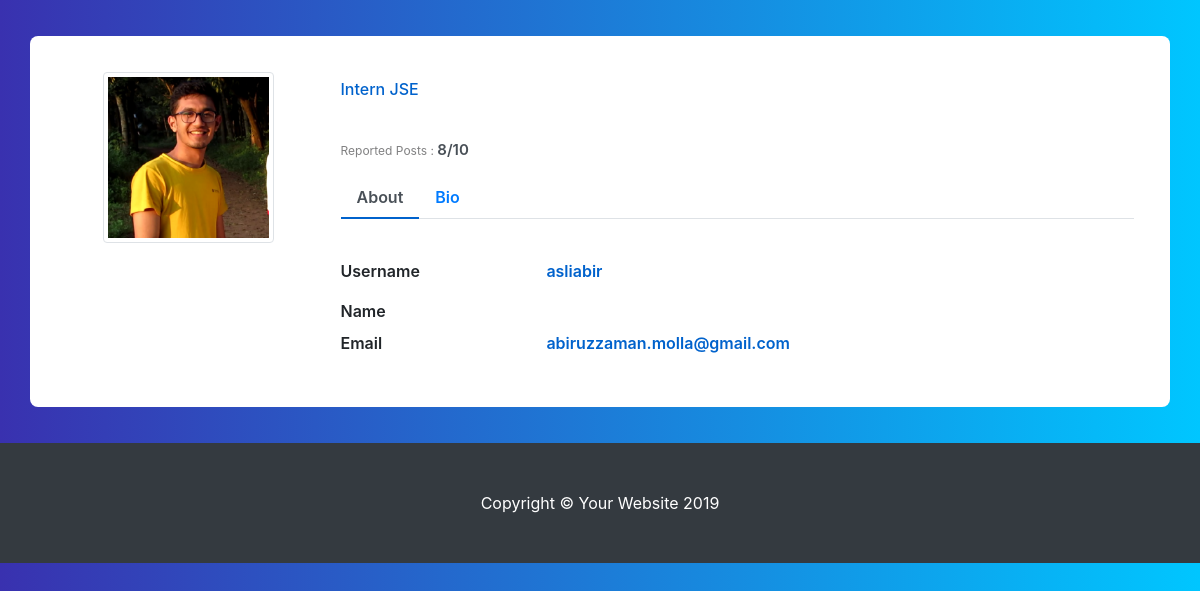
Page /userprofile.php?uid=1 on the committed database.
### tables this page shows
CREATE TABLE `tbl_user` (
  `uid` int(10) NOT NULL,
  `username` varchar(30) NOT NULL,
  `fullName` varchar(60) DEFAULT NULL,
  `image` varchar(200) DEFAULT NULL,
  `title` varchar(50) DEFAULT NULL,
  `email` varchar(100) NOT NULL,
  `password` varchar(30) NOT NULL,
  `bio` varchar(5000) DEFAULT NULL,
  `role` tinyint(2) NOT NULL DEFAULT '1'
);

### userprofile.php (the view, shortened to what this page needs)
<?php include "db/conn.php"; ?>
<!DOCTYPE html>
<html lang="en">
<head>
    <link href="http://maxcdn.bootstrapcdn.com/bootstrap/4.1.1/css/bootstrap.min.css" rel="stylesheet" id="bootstrap-css">
</head>
<body>
    <?php if (!isset($_GET['uid'])) {
        header("Location: index.php");
    } else {
        $id = $_GET['uid'];
        $query = "SELECT * FROM `tbl_user` WHERE `uid` = {$id}";
        $result = $db->query($query);
        while ($row = $result->fetch_assoc()) {
            ?>
            <div class="container emp-profile">
                <div class="row">
                    <div class="col-md-3">
                        <div class="profile-img">
                            <img class="img-fluid img-thumbnail" src="images/<?php echo $row['image']; ?>" alt="Image" />
                        </div>
                    </div>
                    <div class="col-md-9">
                        <div class="profile-head">
                            <h6>
                                <?php echo $row['title']; ?>
                            </h6>
                            <p class="proile-rating">Reported Posts : <span>8/10</span></p>
                            <ul class="nav nav-tabs" id="myTab" role="tablist">
                                <li class="nav-item">
                                    <a class="nav-link active" id="home-tab" data-toggle="tab" href="#home" role="tab" aria-controls="home" aria-selected="true">About</a>
                                </li>
                                <li class="nav-item">
                                    <a class="nav-link" id="profile-tab" data-toggle="tab" href="#profile" role="tab" aria-controls="profile" aria-selected="false">Bio</a>
                                </li>
                            </ul>
                        </div>
                    </div>
                </div>
                <div class="row">
                    <div class="col-md-3">
                        <div class="profile-work">
                        </div>
                    </div>
                    <div class="col-md-9">
                        <div class="tab-content profile-tab" id="myTabContent">
                            <div class="tab-pane fade show active" id="home" role="tabpanel" aria-labelledby="home-tab">
                                <div class="row">
                                    <div class="col-md-3">
                                        <label>Username</label>
                                    </div>
                                    <div class="col-md-9">
                                        <p><?php echo $row['username']; ?></p>
                                    </div>
                                </div>
                                <div class="row">
                                    <div class="col-md-3">
                                        <label>Name</label>
                                    </div>
                                    <div class="col-md-9">
                                    </div>
                                </div>
                                <div class="row">
                                    <div class="col-md-3">
                                        <label>Email</label>
                                    </div>
                                    <div class="col-md-9">
                                        <p><?php echo $row['email']; ?></p>
                                    </div>
                                </div>
                            </div>
                        </div>
                    </div>
                </div>
            </div>
    <?php }
    } ?>
    <?php include_once "includes/footer.php"; ?>
</body>
</html>

### userprofile.php (style rules this page uses)
body { background: -webkit-linear-gradient(left, #3931af, #00c6ff); }
.emp-profile { padding: 3%; margin-top: 3%; margin-bottom: 3%; border-radius: 0.5rem; background: #fff; }
.profile-img { text-align: center; }
.profile-img img { width: 70%; height: 70%; }
.profile-head h6 { color: #0062cc; }
.proile-rating { font-size: 12px; color: #818182; margin-top: 5%; }
.proile-rating span { color: #495057; font-size: 15px; font-weight: 600; }
.profile-head .nav-tabs { margin-bottom: 5%; }
.profile-head .nav-tabs .nav-link { font-weight: 600; border: none; }
.profile-head .nav-tabs .nav-link.active { border: none; border-bottom: 2px solid #0062cc; }
.profile-work { padding: 14%; margin-top: -15%; }
.profile-tab label { font-weight: 600; }
.profile-tab p { font-weight: 600; color: #0062cc; }

### rows in the picture
tbl_user: image (picture), title "Intern JSE", username "asliabir", email "abiruzzaman.molla@gmail.com"
